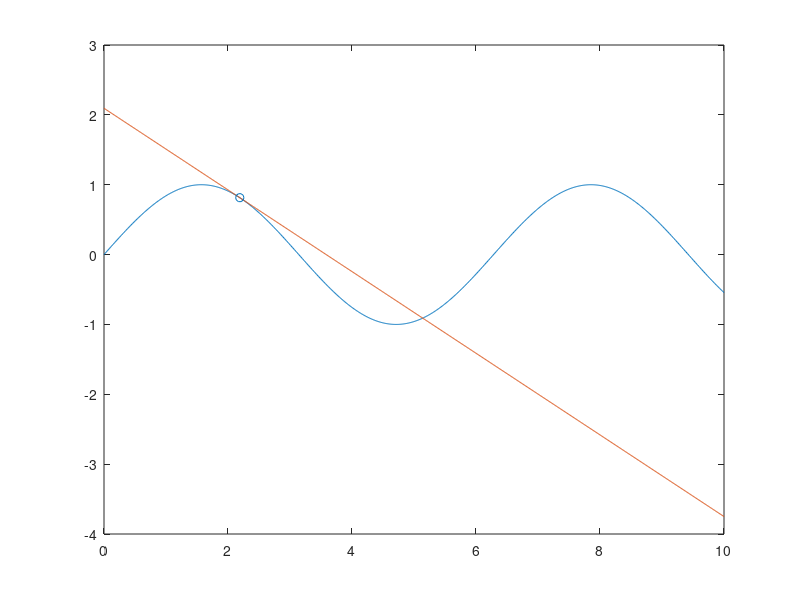

MATLAB code for this plot:
%Example
t=0:0.01:10;
y=sin(t);
plot(t,y)
%-------------------------
dy=diff(y)./diff(t);
k=220; % point number 220
tang=(t-t(k))*dy(k)+y(k);
hold on
plot(t,tang)
scatter(t(k),y(k))
hold off